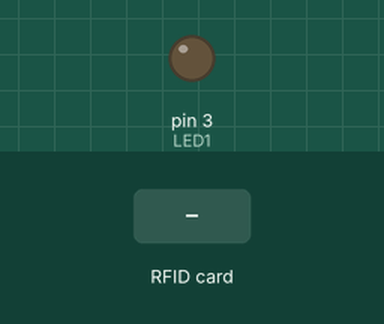
Simulated run of this sketch. Board: Arduino Uno, built with avr-gcc and run on an emulated ATmega328P. Shown: output pins drawn as LEDs (lit = HIGH). Inputs (shaded band) come from the test bench. Pins used as bus, display or sensor lines are not drawn; what the sketch prints to the serial monitor is not drawn.

Above: at 1.2 s.
1.3 s: RFID card 90 B2 BA 43 held to the reader
At 3.7 s:
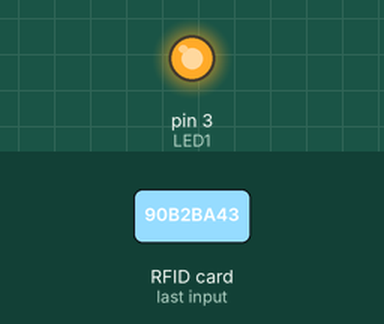
4.0 s: RFID card 5E 7A 19 C4 held to the reader
Timing chart, 0 to 7.0 s (numbered marks = the images above; inputs shaded):
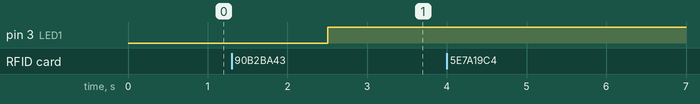

The sketch:

RFID_MODEL_CONN.ino
```cpp
//includes the SPI Bus Library and the MFRC 522 Library. Also, RST, SDA, Buzzer, and LED pins are defined.
#include <SPI.h>
#include <MFRC522.h>
#define SS_PIN 10
#define RST_PIN 9
//#define Buzzer 2
#define LED1 3
//#define LED2 4

//an object is created for this library. Also, it includes RST and SDA PINs
MFRC522 rfid(SS_PIN, RST_PIN);

byte led1 = 0;
//byte led2 = 0;


//In the setup function, the serial monitor, SPI bus, and RFID library are started. Also, the LED and buzzer pins are set as OUTPUT pins.
void setup() {
  Serial.begin(9600);
  Serial.println("Please put your card..");
  SPI.begin();
  rfid.PCD_Init();
  pinMode(LED1, OUTPUT);
  //pinMode(LED2, OUTPUT);
 // pinMode(Buzzer, OUTPUT);
}


//In loop functions, the main code of this project is included.
//The first part of this code reads the RFID tag. Then, these RFID tag UIDs are inserted into a string variable
void loop() {
  if ( ! rfid.PICC_IsNewCardPresent())
    return;
  if ( ! rfid.PICC_ReadCardSerial())
    return;

  Serial.print("NUID tag is :");
  //tone(Buzzer, 700);
  //delay(200);
  //noTone(Buzzer);
  String ID = "";
  for (byte i = 0; i < rfid.uid.size; i++) {
    Serial.print(rfid.uid.uidByte[i] < 0x10 ? " 0" : " ");
    Serial.print(rfid.uid.uidByte[i], HEX);
    ID.concat(String(rfid.uid.uidByte[i] < 0x10 ? " 0" : " "));
    ID.concat(String(rfid.uid.uidByte[i], HEX));
    delay(300);
  }
  Serial.println();
  ID.toUpperCase();

//Next, the second part of this code tests this UID using the IF condition.
//Also, we need to paste the previously copied RFID tag UIDs into this code. For that, use your RFID tag UIDs.

  if (ID.substring(1) == "90 B2 BA 43" && led1 == 0 ) {
    digitalWrite(LED1, HIGH);
    Serial.println("LIGHT IS ON NOW..");
    led1 = 1;
  } else if (ID.substring(1) == "90 B2 BA 43" && led1 == 1 ) {
    digitalWrite(LED1, LOW);
    Serial.println("LIGHT IS OFF NOW..");
    led1 = 0;
//  } else if (ID.substring(1) == "D1 0D 16 21" && led2 == 0 ) {
//    digitalWrite(LED2, HIGH);
//    Serial.println("LED2 is ON..");
//    led2 = 1;
//  } else if (ID.substring(1) == "D1 0D 16 21" && led2 == 1 ) {
//    digitalWrite(LED2, LOW);
//    Serial.println("LED2 is OFF..");
//    led2 = 0;
  } else {
    Serial.print("Wrong card!Please put correct card!");
  }
}
```

Measured:
- after the input at 1.3 s, pin 3 (LED1): LOW → HIGH after 1.2 s
- after the input at 4.0 s, every drawn part: stays the same
